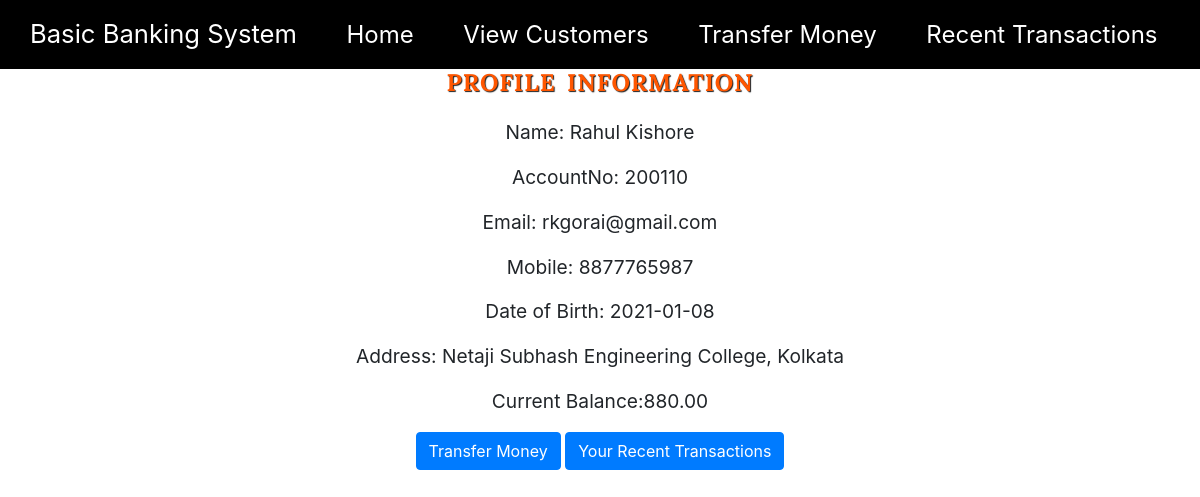
Screenshot of /view_profile.php?AccountNo=200110 with the database file from the repository.
### tables this page shows
CREATE TABLE `user` (
  `AccountNo` int(20) NOT NULL,
  `Name` varchar(35) NOT NULL,
  `Email` varchar(35) NOT NULL,
  `Mobile` varchar(15) NOT NULL,
  `DOB` date NOT NULL DEFAULT current_timestamp(),
  `Address` text NOT NULL DEFAULT 'Netaji Subhash Engineering College, Kolkata',
  `CurrentBalance` decimal(35,2) NOT NULL
);

### view_profile.php (the view, shortened to what this page needs)
 <?php
  require_once "pdo.php";
?>
<!DOCTYPE html>
 <html>
 <head>
   <?php require_once "head.php"; ?>
   <link rel="stylesheet" type="text/css" href="css/styles.css">
 </head>
 <body>
 <nav style="background-color:black;">
        <div class= "row">
            <ul class="main-nav">
                <li class="nam">Basic Banking System</li>
                <li><a href="index.php">Home</a></li>
                <li><a href="showuser.php">View Customers</a></li>
                <li><a href="transfer.php">Transfer Money</a></li>
                <li><a href="recent.php">Recent Transactions</a></li>
              </ul>
              </div>
      </nav>
 <div class="container view">
 <h1>Profile Information</h1>
<?php
$stmt = $pdo->prepare("SELECT * FROM user  where AccountNo = :xyz");
$stmt->execute(array(":xyz" => $_GET['AccountNo']));
$row = $stmt->fetch(PDO::FETCH_ASSOC);
 echo '<p>Name: '.$row['Name'];
 echo '</p><p>AccountNo: '.$row['AccountNo'];
 echo '</p><p>Email: '.$row['Email'];
 echo '</p><p>Mobile: '.$row['Mobile'];
 echo '</p><p>Date of Birth:  '.$row['DOB'];
 echo '</p><p>Address: '.$row['Address'];
 echo '</p><p> Current Balance:'.$row['CurrentBalance'];
 echo "</p>";
?>
</div>
<div class ="trans">
<a class="btn btn-primary" href="transfer.php"role="button">Transfer Money</a>
<a class="btn btn-primary" href="mstatement.php"role="button">Your Recent Transactions</a>
</div>
</body>

### css/styles.css (style rules this page uses)
* { margin:0; padding:0; }
.nam { color:white; font-weight: 400; font-size: 160%; }
h1 { font-weight: 300; text-transform: uppercase; margin-top: 0; margin-bottom: 20px; color: #fff; font-size: 240%; word-spacing: 4px; letter-spacing: 1px; }
.main-nav { margin-top: 15px; float: right; list-style: none; }
.main-nav li { display: inline-block; margin-left: 45px; }
.main-nav li a { color: white; text-decoration: none; font-size: 150%; border-bottom: 2px solid transparent; transition: border-bottom 0.2s; }

### view_profile.php (style rules this page uses)
h1 { color: #ff5600; font-family: Lora,Oxygen, -apple-system,BlinkMacSystemFont,"Segoe UI",Roboto,"Helvetica Neue",Arial,sans-serif,"Apple Color Emoji","Segoe UI Emoji","Segoe UI Symbol"; font-size: 1.5em; font-weight: bold; text-shadow: 1px 1px 1px #222; margin-top: 0; margin-bottom: 0.9; text-align:center; }
.view p { text-align:center; font-size:1.2em; }
.trans { text-align:center; }

### rows the page displays
user: Name "Rahul Kishore", AccountNo "200110", Email "rkgorai@gmail.com", Mobile "8877765987", DOB "2021-01-08", Address "Netaji Subhash Engineering College, Kolkata", CurrentBalance "880.00"
